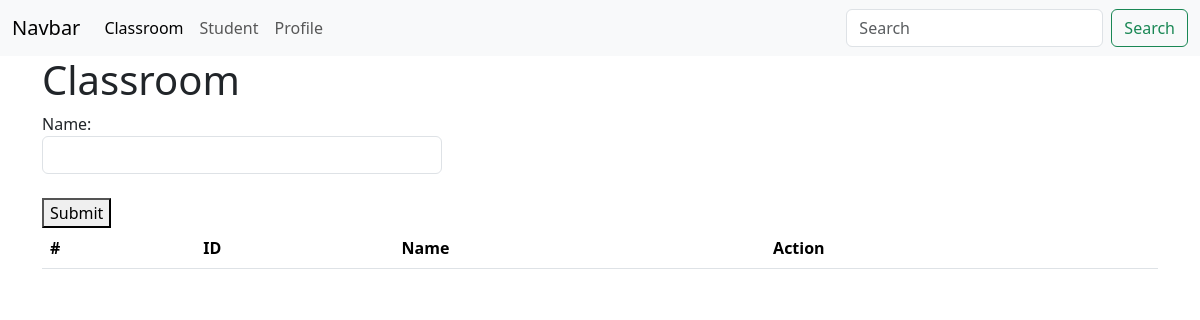
/crud/classroom/, run on an earlier commit of the app's database.
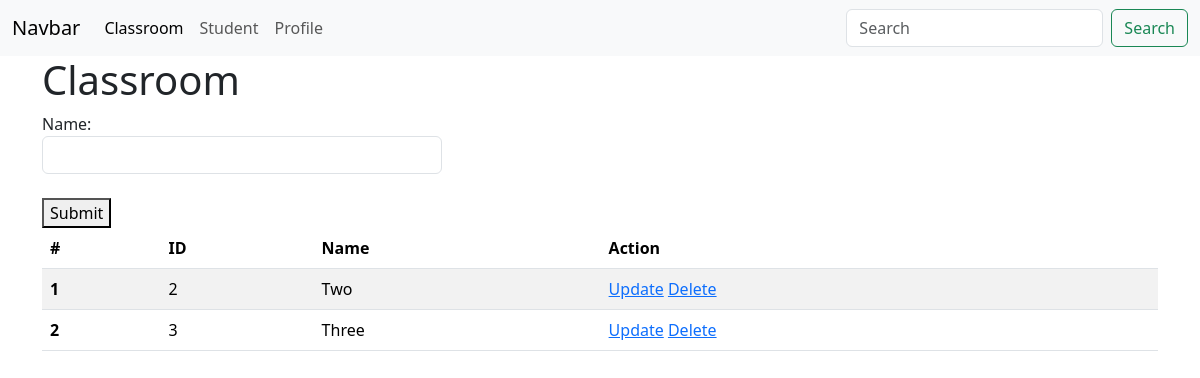
And on a later commit of the database.
### crud/models.py (models this page shows)
class ClassRoom(models.Model):
    name = models.CharField(max_length=20)

### crud/views.py (the view)
# urls.py: path('classroom/', classroom, name='classroom'),
def classroom(request):
    if request.method == "POST":
        name = request.POST.get("name")
        ClassRoom.objects.create(name=name)
        return redirect('classroom')
    classrooms = ClassRoom.objects.all()
    return render(request, template_name='crud/classroom.html', context={"classrooms": classrooms,
                                                                         "classroom_active": "active"})

### crud/templates/crud/classroom.html (shortened to what this page needs)
{% extends 'core/base.html' %}
{% block content %}
    <h1>Classroom</h1>
    <form method="post" action="{% url 'classroom' %}">
        Name:<br>
        <input class="form form-control" name="name" style="width: 400px"><br>
        <button type="submit">Submit</button>
    </form>
    <table class="table table-striped">
        <thead>
        <tr>
            <th scope="col">#</th>
            <th scope="col">ID</th>
            <th scope="col">Name</th>
            <th scope="col">Action</th>
        </tr>
        </thead>
        <tbody>
        {% for classroom in classrooms %}
            <tr>
                <th scope="row">{{ forloop.counter }}</th>
                <td>{{ classroom.id }}</td>
                <td>{{ classroom.name }}</td>
                <td>
                    <a href="#">Update</a>
                    <a href="{% url 'delete_classroom' classroom.id %}">Delete</a>
                </td>
            </tr>
        {% endfor %}
        </tbody>
    </table>
{% endblock %}

What changed in the data, as far as the page shows it:
added ClassRoom: id "2", name "Two"
added ClassRoom: id "3", name "Three"
